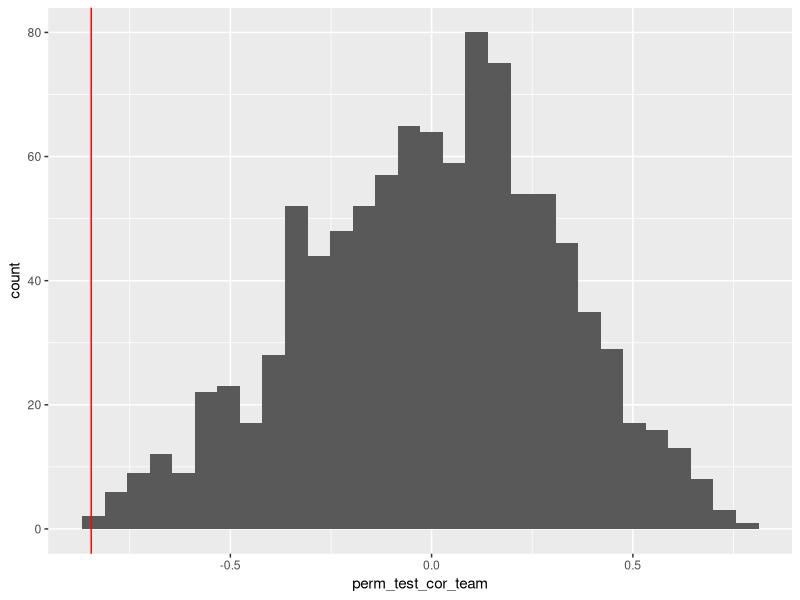
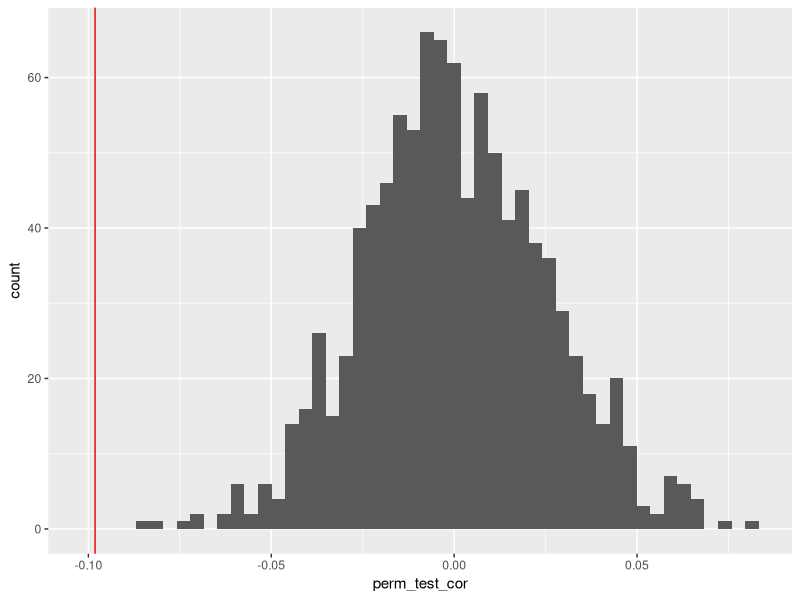

Recreate these plots in R, in order.
## ---- chunk 1
knitr::opts_chunk$set(warning=FALSE,message=FALSE)
library(tidyverse)
pump_price <- read_csv("pump_price_for_gasoline_us_per_liter.csv",col_types = cols(`1993` = col_double(),
  `1994` = col_double(),
  `1996` = col_double(),
  `1997` = col_double(),
  `1999` = col_double(),
  `2001` = col_double(),
  `2003` = col_double(),
  `2005` = col_double(),
  `2007` = col_double(),
  `2009` = col_double(),
  `2011` = col_double(),
  `2013` = col_double(),
  `2015` = col_double()))
co2_emissions <- read_csv("co2_emissions_tonnes_per_person.csv")
## ---- chunk 2
co2_emissions <- co2_emissions %>%
  gather(`1800`:`2014`,key='year',value='CO2 Emissions (Tonnes/person)')

pump_price <- pump_price %>%
  gather(`1991`:`2016`,key = 'year',value = 'Pump Price ($/L)')

co2_and_pump <- co2_emissions %>%
  inner_join(pump_price, by = c('country','year')) %>%
  filter(!is.na(`Pump Price ($/L)`) & !is.na(`CO2 Emissions (Tonnes/person)`))
## ---- chunk 3
t <- co2_and_pump %>% group_by(country) %>% count() %>% filter(n>=10)

(cor_by_country <- co2_and_pump %>%
  semi_join(t) %>%
  group_by(country) %>% 
  nest() %>% 
  mutate(cor = map(data, ~cor(.x$`CO2 Emissions (Tonnes/person)`, .x$`Pump Price ($/L)`))) %>%
  unnest(cor, .drop = TRUE) %>%
   arrange((cor)))
## ---- chunk 4

USA <- co2_and_pump %>% filter(country == "United States")
## ---- chunk 5
perm_test_cor_team <- numeric(1000)

for(i in seq_along(perm_test_cor_team)){
  # Randomize one of variables of interest:
  s <- sample(USA$`CO2 Emissions (Tonnes/person)`)
  # Find the correlation between the un-randomized vector and the randomized vector
  perm_test_cor_team[i] <- cor(USA$`Pump Price ($/L)`,s)
}
USA_cor <- filter(cor_by_country,country == 'United States')$cor
ggplot(tibble(perm_test_cor_team),aes(perm_test_cor_team))+geom_histogram(bins = 30)+
  geom_vline(xintercept = USA_cor, color='red')
## ---- chunk 6
sum(perm_test_cor_team > USA_cor)/length(perm_test_cor_team)
## ---- chunk 7
#The code for the map function you used and a brief description of what the code is doing

## ---- chunk 8
(act_cor <- co2_and_pump %>% 
#  group_by(country) %>% 
  nest() %>% 
  mutate(cor = map(data, ~cor(.x$`CO2 Emissions (Tonnes/person)`, .x$`Pump Price ($/L)`))) %>%
  unnest(cor, .drop = TRUE))
## ---- chunk 9
perm_test_cor <- numeric(1000)

for(i in seq_along(perm_test_cor)){
  # Randomize one of variables of interest:
  s <- sample(co2_and_pump$`CO2 Emissions (Tonnes/person)`)
  # Find the correlation between the un-randomized vector and the randomized vector
  perm_test_cor[i] <- cor(co2_and_pump$`Pump Price ($/L)`,s)
}

ggplot(tibble(perm_test_cor),aes(perm_test_cor))+geom_histogram(bins = 50)+
  geom_vline(xintercept = act_cor$cor, color='red')
## ---- chunk 10
sum(act_cor$cor > perm_test_cor)/length(perm_test_cor)
## ---- chunk 11
#The code for the map function you used and a brief description of what the code is doing

## ---- chunk 12
#The code for the map function you used and a brief description of what the code is doing

